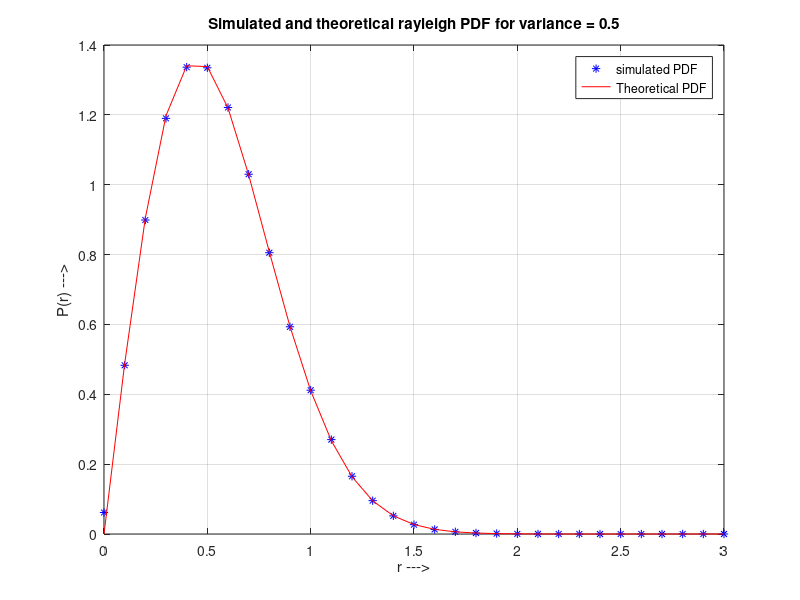
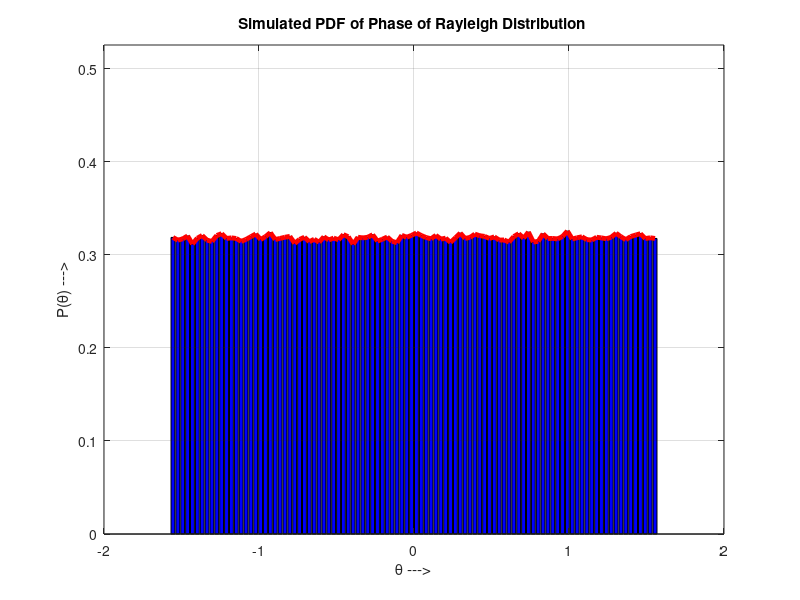

Write the MATLAB code that produced these figures, in order.
%%  Experiment 7: To Simulate PDF of Rayleigh Fading envelope

%{
     Name:- Smit Shah
     Date:- 12/10/2020
%}

% Tools/Software Required: MATLAB

%% Theory

%{
    Rayleigh fading is a statistical model for the effect of a propagation environment on a radio signal, such as that used by wireless devices.
    
    Rayleigh fading is caused by multipath reception. The mobile antenna receives a large number, say N, reflected and scattered waves. Because of wave cancellation effects, the instantaneous received power seen by a moving antenna becomes a random variable, dependent on the location of the antenna.
    
    Rayleigh fading is viewed as a reasonable model for tropospheric and ionospheric signal propagation as well as the effect of heavily built-up urban environments on radio signals.[1][2] Rayleigh fading is most applicable when there is no dominant propagation along a line of sight between the transmitter and receiver.
%}

%% Code and Result

clc %for clearing the command window
close all %for closing all the window except command window
clear all %for deleting all the variables from the memory

N=1000000;   % Number of samples to generate
variance=0.2;  % Variance of underlying Gaussian random vriables
% Independent Gaussian random vriables with zero mean and unit variance
x=randn(1,N);
y=randn(1,N);

% Rayleigh Fading envelope with the desired variance
r=sqrt(variance*(x.^2 + y.^2));
% Define bin steps and range for histogram plotting
step = 0.1; range = 0:step:3;

% Get histogram values and approximate it to get the pdf curve
h=hist(r,range);
approxPDF = h/(step*sum(h));  % Simulated PDF from the x and y samples

% Theoretical PDF from the Rayleigh Fading equation
theoretical = (range/variance).*exp(-range.^2/(2*variance));
plot(range,approxPDF,'b*',range,theoretical,'r');
title('Simulated and theoretical rayleigh PDF for variance = 0.5')
legend('simulated PDF','Theoretical PDF')
xlabel('r --->');
ylabel('P(r) --->');
grid;

% PDF of phase of Rayleigh envelope
theta = atan(y./x);
figure(2)
hist(theta);  % Plot histogram of the phase part

% Approximate the histogram of the phase part to a nice PDF curve
[counts,range] = hist(theta,100);
step= range(2)-range(1);

% Normalizing the PDF to match theoretical curve
approxPDF = counts/(step*sum(counts));   % Simulated PDF from the x and y samples
bar(range, approxPDF, 'b');
hold on
plotHandle = plot(range,approxPDF,'r');
set(plotHandle,'LineWidth',3.5);
axis([-2 2 0 max(approxPDF)+0.2])
hold off
title ('Simulated PDF of Phase of Rayleigh Distribution ');
xlabel('\theta --->');
ylabel('P(\theta) --->');
grid on;

%% Conclusion

%{
    Hence, we can observe that the simulated values and theoretical values
    of Rayleigh PDF for 0.5 variance is same and the phase of simulated pdf
    of Rayleigh Distribution is constant.
%}